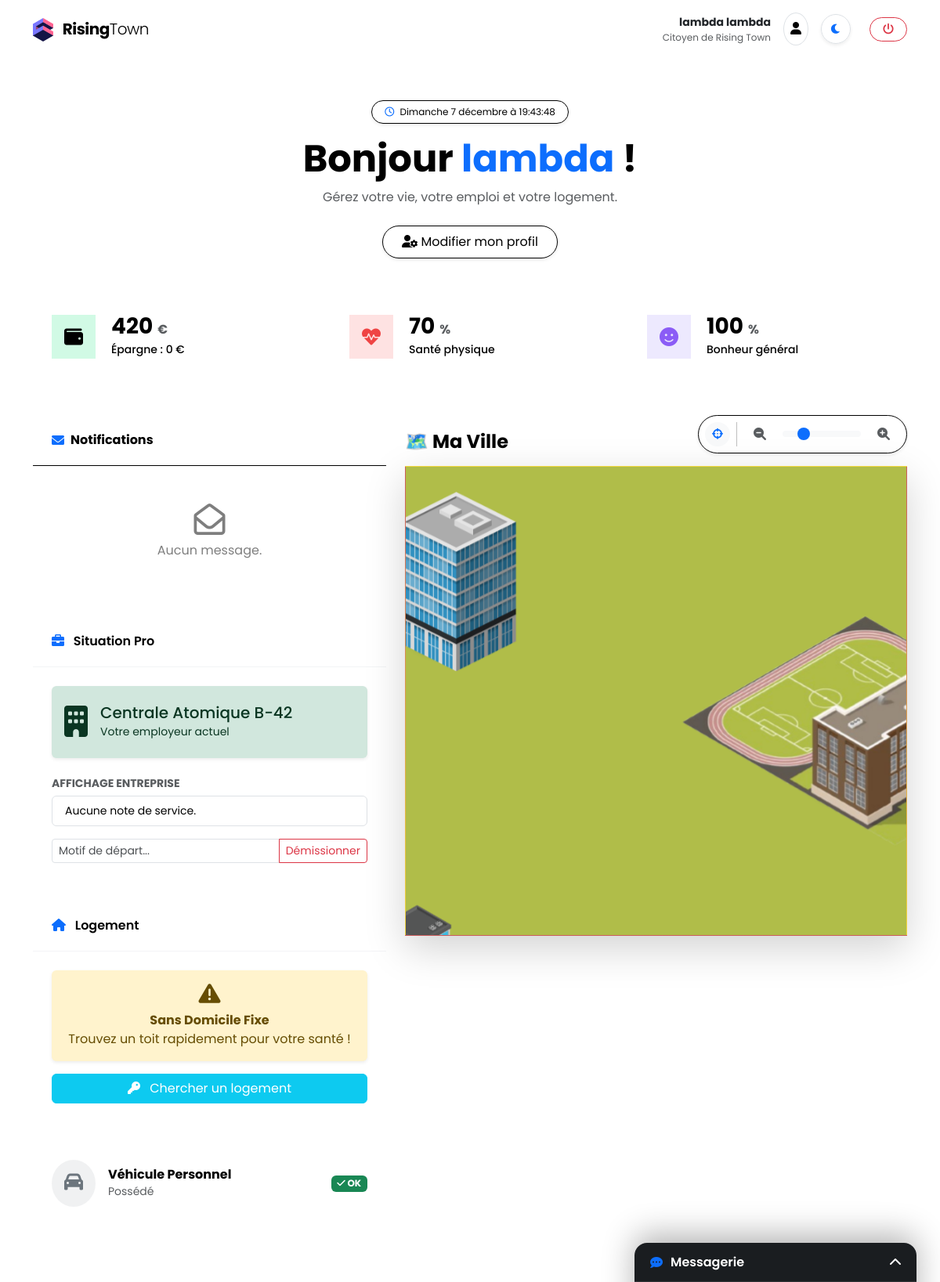
Before: /dashboard/ (signed in) with the older database file.
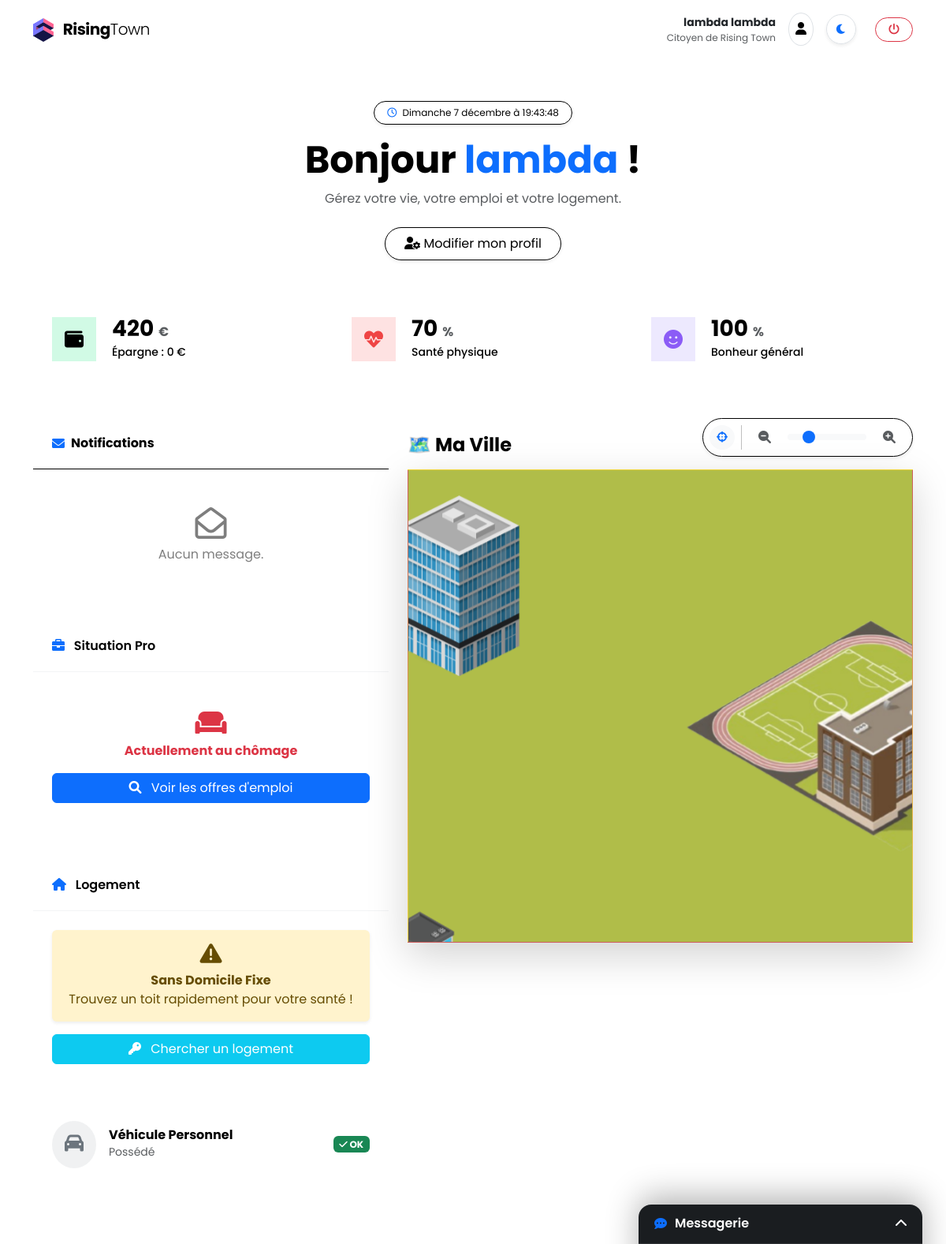
After: the same page with the newer database file.
### myapp/models.py (models this page shows, shortened)
class Citoyen(models.Model):
    compte = models.OneToOneField(User, on_delete=models.SET_NULL, null=True, blank=True, related_name="profil_citoyen")
    ville = models.ForeignKey(Ville, on_delete=models.CASCADE, related_name="habitants")
    nom = models.CharField(max_length=50)
    prenom = models.CharField(max_length=50)
    age = models.IntegerField(default=18)
    lieu_travail = models.ForeignKey(Batiment, on_delete=models.SET_NULL, null=True, blank=True, related_name="employes")
    sante = models.IntegerField(default=100)
    bonheur = models.IntegerField(default=100)
    epargne = models.IntegerField(default=0) # Argent à la banque (à l'abri du vol et des impôts)
    lieu_vie = models.ForeignKey(
        Batiment,
        on_delete=models.SET_NULL,
        null=True,
        blank=True,
        related_name="locataires" # Pour faire batiment.locataires.all()
    )
    argent = models.IntegerField(default=0) # Porte-monnaie
    vehicule = models.BooleanField(default=False) # A-t-il une voiture ?
    est_en_prison = models.BooleanField(default=False)
    date_liberation = models.DateTimeField(null=True, blank=True)

class Batiment(models.Model):
    TYPE_CHOICES = (
        ('MAIRIE', 'Mairie'),
        ('COMMISSARIAT', 'Commissariat de Police'),
        ('MAISON', 'Maison'),
        ('IMMEUBLE', 'Immeuble résidentiel'),
        ('HOPITAL', 'Hôpital'),
        ('ECOLE', 'École'),
        ('COMMERCE', 'Commerce / Supermarché'),
        ('USINE', 'Usine'),
        ('BUREAUX', 'Immeuble de Bureaux'),
        ('CENTRALE', 'Centrale Électrique'),
        ('PARKING', 'Parking Souterrain'),
        ('CONCESSIONNAIRE', 'Concessionnaire Auto'),
        ('BANQUE', 'Banque'),
        ('PRISON', 'Prison d\'État')
    )
    ville = models.ForeignKey(Ville, on_delete=models.CASCADE, related_name="batiments")
    nom = models.CharField(max_length=100, default="Nouveau Bâtiment")
    type_batiment = models.CharField(max_length=20, choices=TYPE_CHOICES)
    niveau = models.IntegerField(default=1)
    cout_construction = models.IntegerField(default=5000)
    consommation_energie = models.IntegerField(default=10)
    production_argent = models.IntegerField(default=0)
    loyer = models.IntegerField(default=0, help_text="Loyer mensuel pour les locataires")
    capacite = models.IntegerField(default=0, help_text="Nombre max d'habitants")
    etat = models.IntegerField(default=100)
    x = models.IntegerField(default=0, help_text="Position horizontale (0-9)")
    y = models.IntegerField(default=0, help_text="Position verticale (0-9)")
    largeur = models.IntegerField(default=1, help_text="Taille en X")
    hauteur = models.IntegerField(default=1, help_text="Taille en Y")
    responsable = models.ForeignKey(User, on_delete=models.SET_NULL, null=True, blank=True, related_name="batiments_diriges")
    @property
    def peut_embaucher(self):
        NON_TRAVAIL = ['MAISON', 'IMMEUBLE', 'PARKING']
        return self.type_batiment not in NON_TRAVAIL
    @property
    def est_logement(self):
        TYPES_LOGEMENT = ['MAISON', 'IMMEUBLE']
        return self.type_batiment in TYPES_LOGEMENT
    @property
    def places_disponibles(self):
        return self.capacite - self.locataires.count()

### myapp/views.py (the view)
# urls.py: path('dashboard/', views.dashboard, name='dashboard'), # Ancien index
@login_required
def dashboard(request):
    ville = Ville.objects.first()
    moi = get_mon_profil(request.user)
    if moi and moi.est_en_prison:
        return redirect('cellule_prison')
    nb_sms_non_lus = 0
    if moi:
        nb_sms_non_lus = Message.objects.filter(destinataire=moi, lu=False).count()
    mode = request.GET.get('mode', 'admin')
    if (request.user.is_superuser or request.user.is_adjoint) and mode != 'citoyen':
        if not ville:
            ville = Ville.objects.create(nom="Ville Nouvelle")
            Batiment.objects.create(ville=ville, nom="Hôtel de Ville", type_batiment='MAIRIE', cout_construction=0, consommation_energie=5)
        citoyens = Citoyen.objects.filter(ville=ville)
        total_pop = citoyens.count()
        candidats_recrutement = citoyens.filter(lieu_travail__isnull=True).exclude(
            Q(nom='Maire') | Q(nom='Adjoint')
        )
        nb_chomeurs = candidats_recrutement.count()
        taux_chomage = round((nb_chomeurs / total_pop * 100), 1) if total_pop > 0 else 0
        sdf = citoyens.filter(lieu_vie__isnull=True).count()
        taux_sdf = round((sdf / total_pop * 100), 1) if total_pop > 0 else 0
        sante_moyenne = citoyens.aggregate(Avg('sante'))['sante__avg'] or 0
        sante_moyenne = round(sante_moyenne, 1)
        bonheur_moyen = citoyens.aggregate(Avg('bonheur'))['bonheur__avg'] or 0
        bonheur_moyen = round(bonheur_moyen, 1)
        empty_spots = []
        moving_batiment = None
        evenement_du_jour = None
        move_id = request.GET.get('move_id')
        if move_id and request.user.is_superuser:
            try:
                moving_batiment = Batiment.objects.get(id=move_id)
                occupied_coords = set()
                for b in ville.batiments.all():
                    if b.id != moving_batiment.id:
                        for dx in range(b.largeur):
                            for dy in range(b.hauteur):
                                occupied_coords.add((b.x + dx, b.y + dy))
                for x in range(ville.largeur_map):
                    for y in range(ville.hauteur_map):
                        is_free = True
                        for dx in range(moving_batiment.largeur):
                            for dy in range(moving_batiment.hauteur):
                                target_x = x + dx
                                target_y = y + dy
                                if target_x >= ville.largeur_map or target_y >= ville.hauteur_map or (target_x, target_y) in occupied_coords:
                                    is_free = False
                                    break
                            if not is_free: break
                        if is_free:
                            empty_spots.append({'x': x, 'y': y})
            except Batiment.DoesNotExist:
                pass
        elif not move_id:
             pass
        return render(request, 'index.html', {
            'ville': ville,
            'total_pop': total_pop,
            'chomeurs': nb_chomeurs,      # Variable corrigée
            'taux_chomage': taux_chomage,
            'sdf': sdf,
            'taux_sdf': taux_sdf,
            'sante_moyenne': sante_moyenne,
            'bonheur_moyen': bonheur_moyen,
            'nb_sms_non_lus': nb_sms_non_lus,
            'empty_spots': empty_spots,
            'moving_batiment': moving_batiment,
            'evenement': evenement_du_jour,
            'candidats_recrutement': candidats_recrutement
        })
    else:
        try:
            citoyen = request.user.profil_citoyen
            all_candidatures = citoyen.candidatures.all().order_by('-id')
            notifications_visibles = []
            for c in all_candidatures:
                if c.statut == 'REFUSEE' and not c.initiateur_est_citoyen: continue
                if c.statut == 'DEMISSION': continue
                notifications_visibles.append(c)
            ids_candidatures = list(citoyen.candidatures.filter(statut='EN_ATTENTE').values_list('batiment_id', flat=True))
            return render(request, 'dashboard_citoyen.html', {
                'citoyen': citoyen,
                'ville': ville,
                'ids_candidatures': ids_candidatures,
                'notifications': notifications_visibles,
                'nb_sms_non_lus': nb_sms_non_lus,
            })
        except Citoyen.DoesNotExist:
            return render(request, 'index.html', {'ville': ville})

### myapp/views.py (called while the page is built)
def get_mon_profil(user):
    try:
        return user.profil_citoyen
    except:
        if user.is_superuser:
            ville = Ville.objects.first()
            profil = Citoyen.objects.create(
                compte=user,
                ville=ville,
                prenom="Le",
                nom="Maire",
                age=45
            )
            return profil
    return None

### myapp/templates/dashboard_citoyen.html (shortened to what the changed rows need)
{% extends 'base.html' %}
{% load static %}
{% block navbar %}
    <nav class="navbar fixed-top navbar-expand-lg">
        <div class="container">
            <div class="d-flex align-items-center gap-3">
                <div class="d-none d-md-block text-end">
                    <div class="small fw-bold text-dark">{{ citoyen.prenom }} {{ citoyen.nom }}</div>
                    <div class="small text-muted" style="font-size: 0.75rem;">
                        Citoyen de {{ ville.nom }}
                    </div>
                </div>
            </div>
        </div>
    </nav>
{% endblock %}
{% block content %}
<div class="container mb-5">
    <div class="text-center py-5">
        <h1 class="display-5 fw-bold mb-2">Bonjour <span class="text-primary">{{ citoyen.prenom }}</span> !</h1>
    </div>
    <div class="row g-4 mb-5">
        <div class="col-md-4">
            <div class="stat-tile stat-budget">
                <div class="stat-content">
                    <h2>{{ citoyen.argent|floatformat:0 }} <small class="fs-6 text-muted">€</small></h2>
                    <p>Épargne : {{ citoyen.epargne }} €</p>
                </div>
            </div>
        </div>
        <div class="col-md-4">
            <div class="stat-tile stat-health">
                <div class="stat-content">
                    <h2>{{ citoyen.sante }} <small class="fs-6 text-muted">%</small></h2>
                    <p>Santé physique</p>
                </div>
            </div>
        </div>
        <div class="col-md-4">
            <div class="stat-tile stat-happy">
                <div class="stat-content">
                    <h2>{{ citoyen.bonheur }} <small class="fs-6 text-muted">%</small></h2>
                    <p>Bonheur général</p>
                </div>
            </div>
        </div>
    </div>
    <div class="row g-4">
        <div class="col-lg-5">
            <div class="card mb-4">
                <div class="card-body">
                    {% if citoyen.lieu_travail %}
                        <div class="alert alert-success border-0 shadow-sm d-flex align-items-center">
                            <div class="fs-1 me-3"><i class="fas fa-building"></i></div>
                            <div>
                                <h5 class="mb-0">{{ citoyen.lieu_travail.nom }}</h5>
                                <small>Votre employeur actuel</small>
                            </div>
                        </div>
                        <h6 class="fw-bold mt-4 mb-2 small text-uppercase text-muted">Affichage Entreprise</h6>
                        <ul class="list-group list-group-flush mb-3 border rounded">
                            {% for note in citoyen.lieu_travail.notes_service.all|dictsortreversed:"id"|slice:":3" %}
                                <li class="list-group-item small">
                                    <strong>{{ note.titre }}</strong>: {{ note.contenu }}
                                </li>
                            {% empty %}
                                <li class="list-group-item small text-muted">Aucune note de service.</li>
                            {% endfor %}
                        </ul>
                        <form action="{% url 'demissionner' %}" method="post">
                            <div class="input-group input-group-sm">
                                <input type="text" name="message" class="form-control" placeholder="Motif de départ...">
                                <button type="submit" class="btn btn-outline-danger" onclick="return confirm('Êtes-vous sûr ?');">Démissionner</button>
                            </div>
                        </form>
                    {% else %}
                        <div class="text-center py-4">
                            <div class="text-danger mb-3 fw-bold"><i class="fas fa-couch fs-2 mb-2 d-block"></i> Actuellement au chômage</div>
                            <button class="btn btn-primary w-100" type="button" data-bs-toggle="collapse" data-bs-target="#marcheEmploi">
                                <i class="fas fa-search me-2"></i> Voir les offres d'emploi
                            </button>
                        </div>
                    {% endif %}
                </div>
            </div>
        </div>
                                {% load static %}
    </div>
</div>
{% endblock %}

Changed rows visible on the page:
changed Citoyen "lambda": lieu_travail_id 41 → empty (drawn); lieu_travail.nom "Centrale Atomique B-42" → (not shown)
Other visible differences:
text no longer shown: "Votre employeur actuel AFFICHAGE ENTREPRISE Aucune note de service. Démissionner"
text now shown: "Actuellement au chômage Voir les offres d'emploi"
